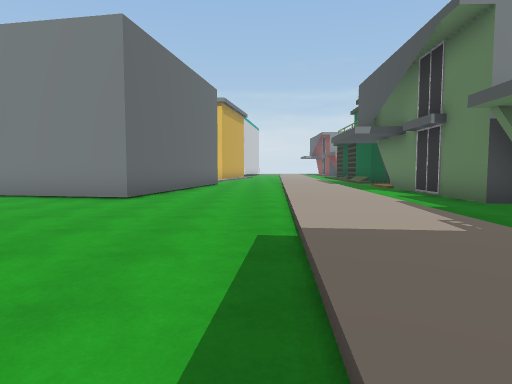
View 1 (above)

24 first-person views from a walk through a scene from a Unity 3-D project. The camera is 1.3 m above the floor, tilts 4° down and sees 75° across. The floor is counted in squares, 2 m on a side. Each view is taken from the middle of a square. On the plan, view 1 faces up. The plan holds only what a view shows up to about 10 squares ahead; the rest is blank. The place goes on beyond the plan. The player is left out. Some animated figures are not drawn. Some surface patterns are stand-ins.

View 2
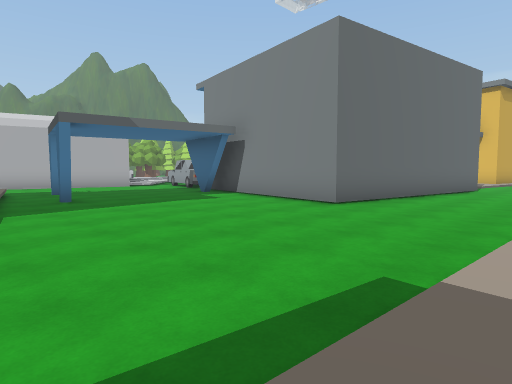

View 3
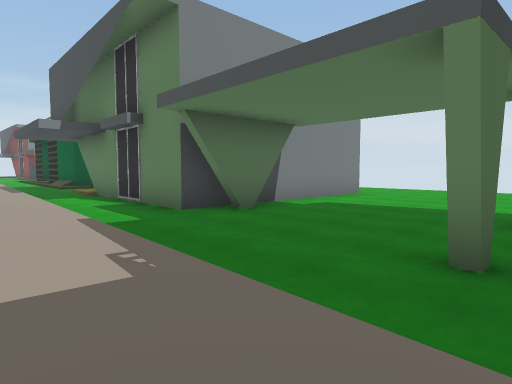

View 4
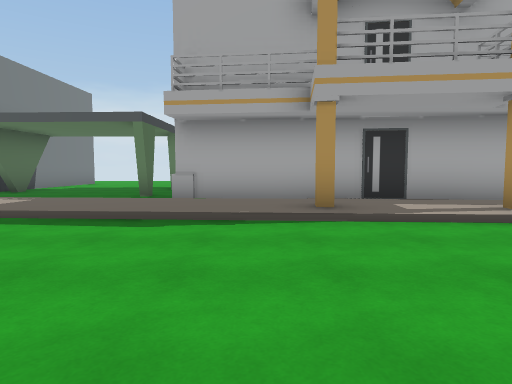

View 5
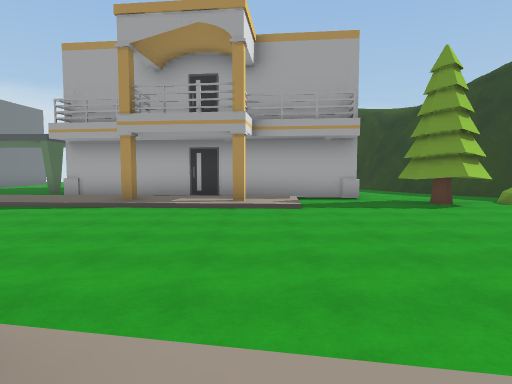

View 6
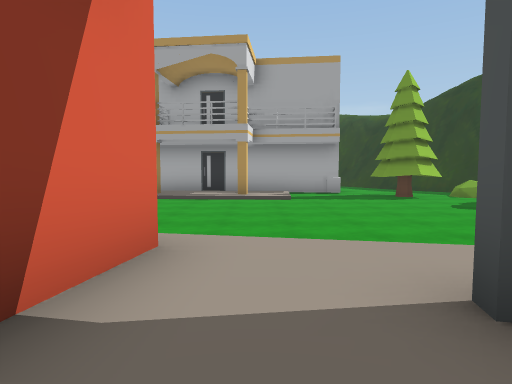

View 7
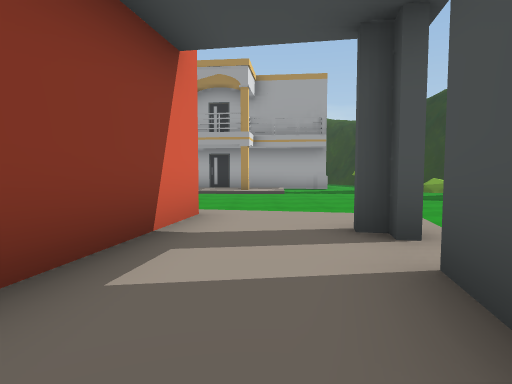

View 8
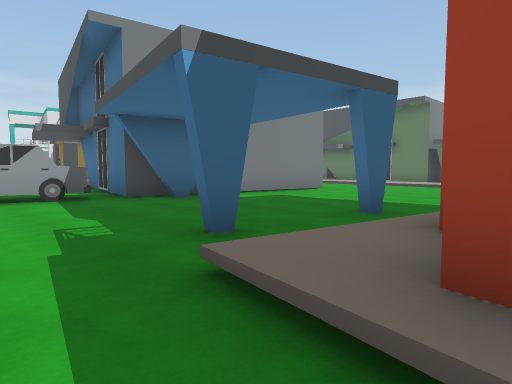

View 9
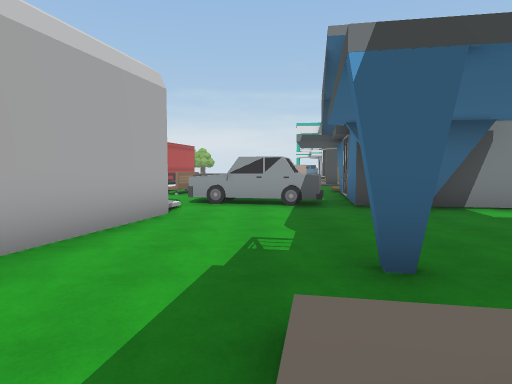

View 10
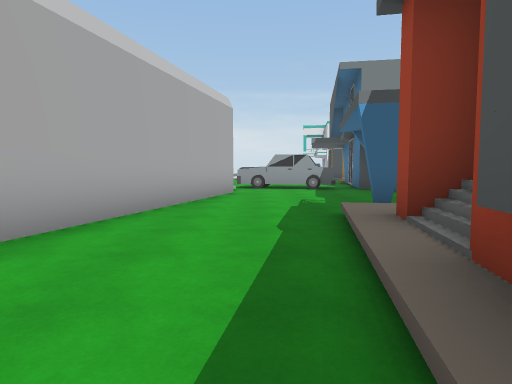

View 11
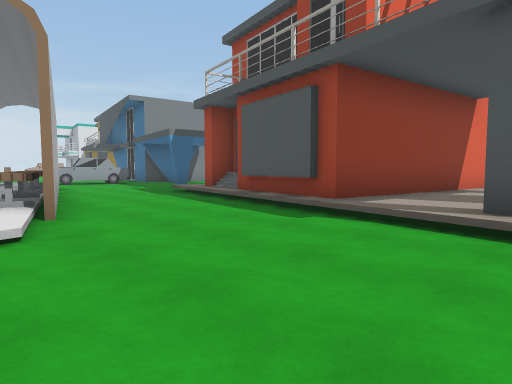

View 12
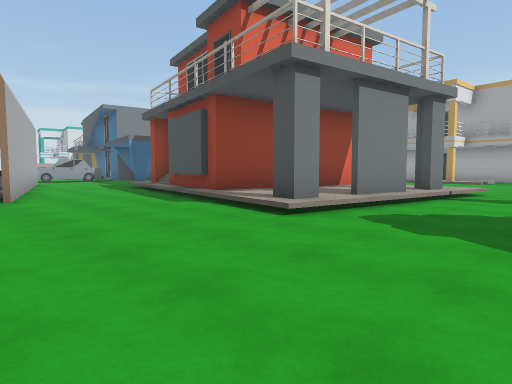

View 13
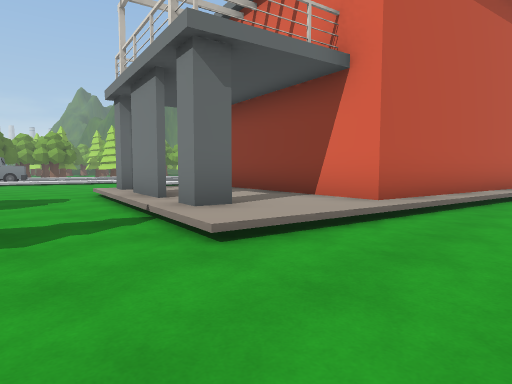

View 14
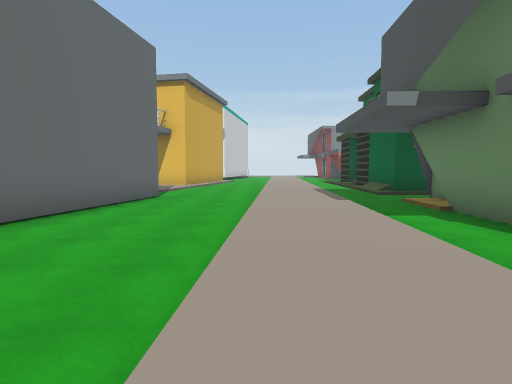

View 15
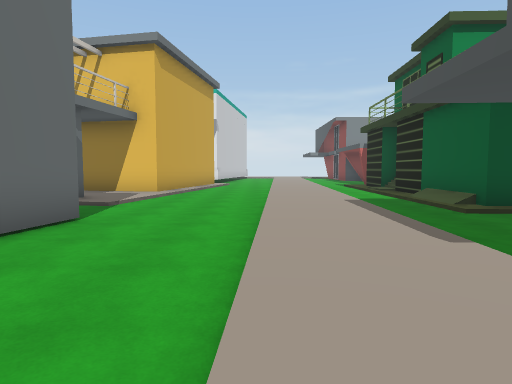

View 16
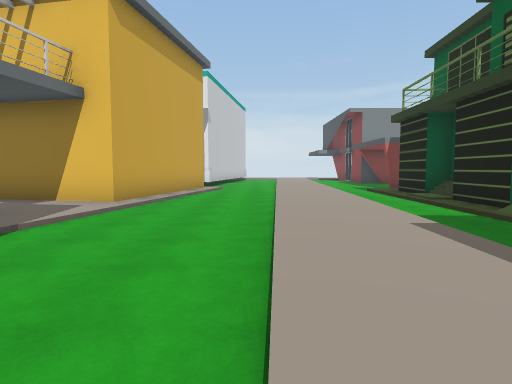

View 17
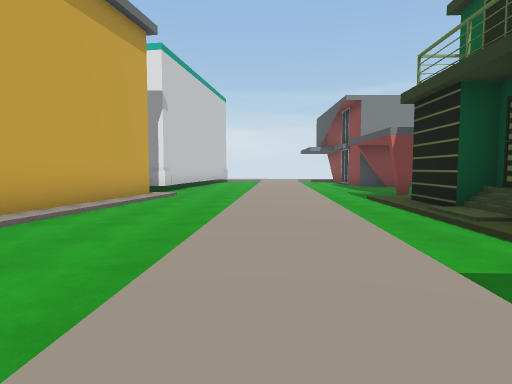

View 18
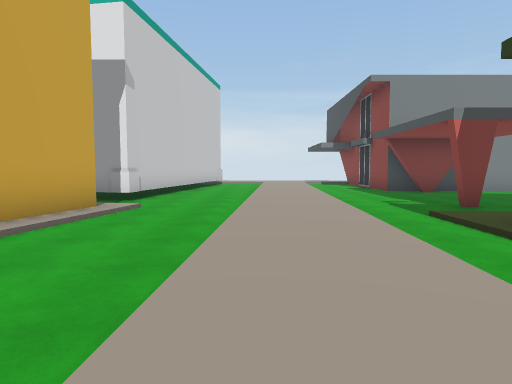

View 19
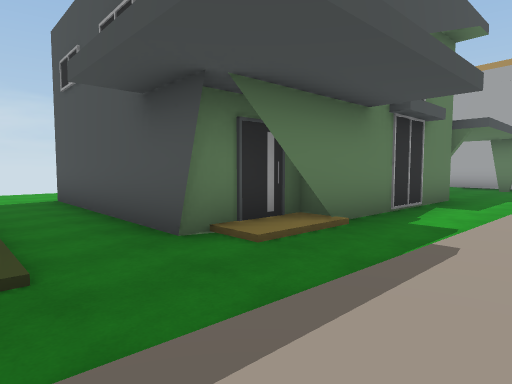

View 20
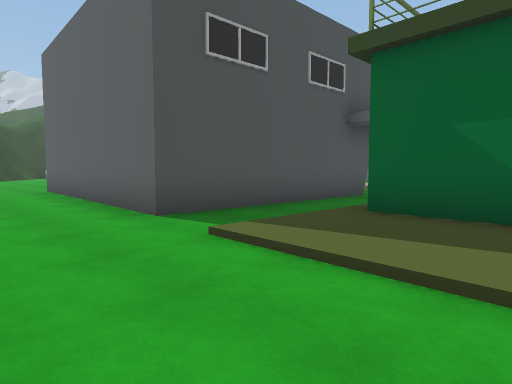

View 21
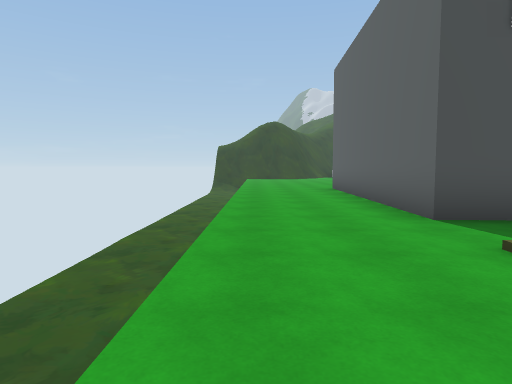

View 22
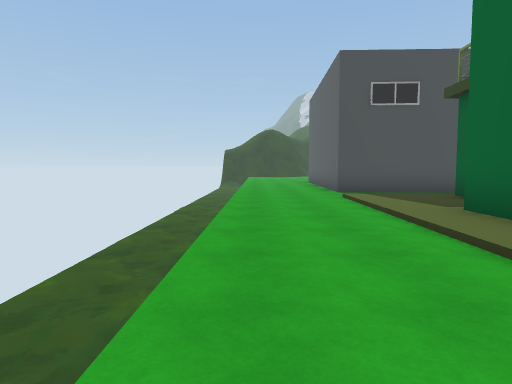

View 23
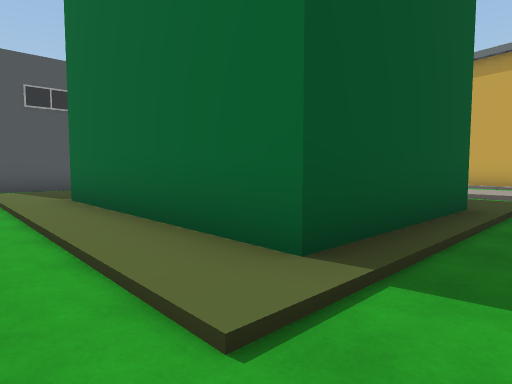

View 24
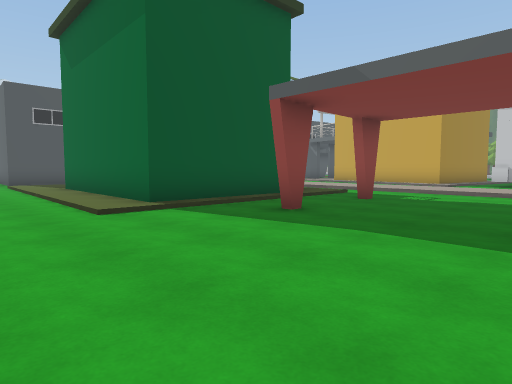

### Floor plan
Key: @ floor where view 1 was taken; # wall or solid block; x gap in a wall; . main floor; : floor 0.25 m higher than the main floor; - floor 1.5 m lower than the main floor; / step, stairs or slope; O other object.
Columns run from 16 left of view 1 to 15 right of it. Each row starts with its distance up from view 1.
 28                #../:/.........
 27                #../:/.........
 26               ##../:/.........
 25                .../:/.#..#....
 24                #..::..........
 23                #..::./:##///.
 22               ##..::.:#####/..
 21               #/..::.:#   #/..-
 20               #/..::.:#   #/..--
 19             ###...::.:#   #/..--
 18             :::...::.##   #/..--
 17              #:...:/.#    :/..--
 16              //../:/.#   #:/..--
 15               .../:/.##  #:/..--
 14               #../:/..........--
 13               #../:/.######...--
 12               #../:/.#    #...--
 11       ..#    ##../:/.#    #...--
 10    .O ..#    #.../:/.#    #...--
  9    .OOO.#    #.../:/.#    #...--
  8    /..O#######...::..#    #...--
  7    #.............::..#    #...--
  6   O#.............::..######.
  5   O#.............::.........
  4   O...#..........::..........
  3   O......#.......::..........
  2  O#../:////......::.#.......
  1  O#../##  #  ....://..
  0  O...:    #/ ...@:/#
 -1  #...#    #/..../:/#
 -2 :/...#    #/..../#/#
 -3 ..../#### #...../::#
 -4 ..../:::###...../:.#
 -5 ..../:::::/...../#/#
 -6 ....::#x#:/.....///#
 -7 .......////.......##
 -8 ..................#
 -9 .....   ........OOO

Where each view was taken, in squares from view 1:
view 1: 0 up, 0 right, facing up
view 2: 1 up, 1 right, facing up-left
view 3: 1 up, 1 right, facing up-right
view 4: 1 down, 4 left, facing right
view 5: 5 down, 7 left, facing right
view 6: 5 down, 9 left, facing right
view 7: 5 down, 11 left, facing right
view 8: 1 up, 12 left, facing up-right
view 9: 1 up, 11 left, facing up
view 10: 2 down, 12 left, facing up
view 11: 6 down, 16 left, facing up-right
view 12: 9 down, 16 left, facing up-right
view 13: 9 down, 4 left, facing up-left
view 14: 5 up, 1 right, facing up
view 15: 9 up, 1 right, facing up
view 16: 12 up, 1 right, facing up
view 17: 15 up, 2 right, facing up
view 18: 18 up, 2 right, facing up
view 19: 15 up, 2 right, facing down-right
view 20: 17 up, 13 right, facing down-left
view 21: 17 up, 13 right, facing down
view 22: 22 up, 13 right, facing down
view 23: 24 up, 12 right, facing down-left
view 24: 28 up, 13 right, facing down-left
